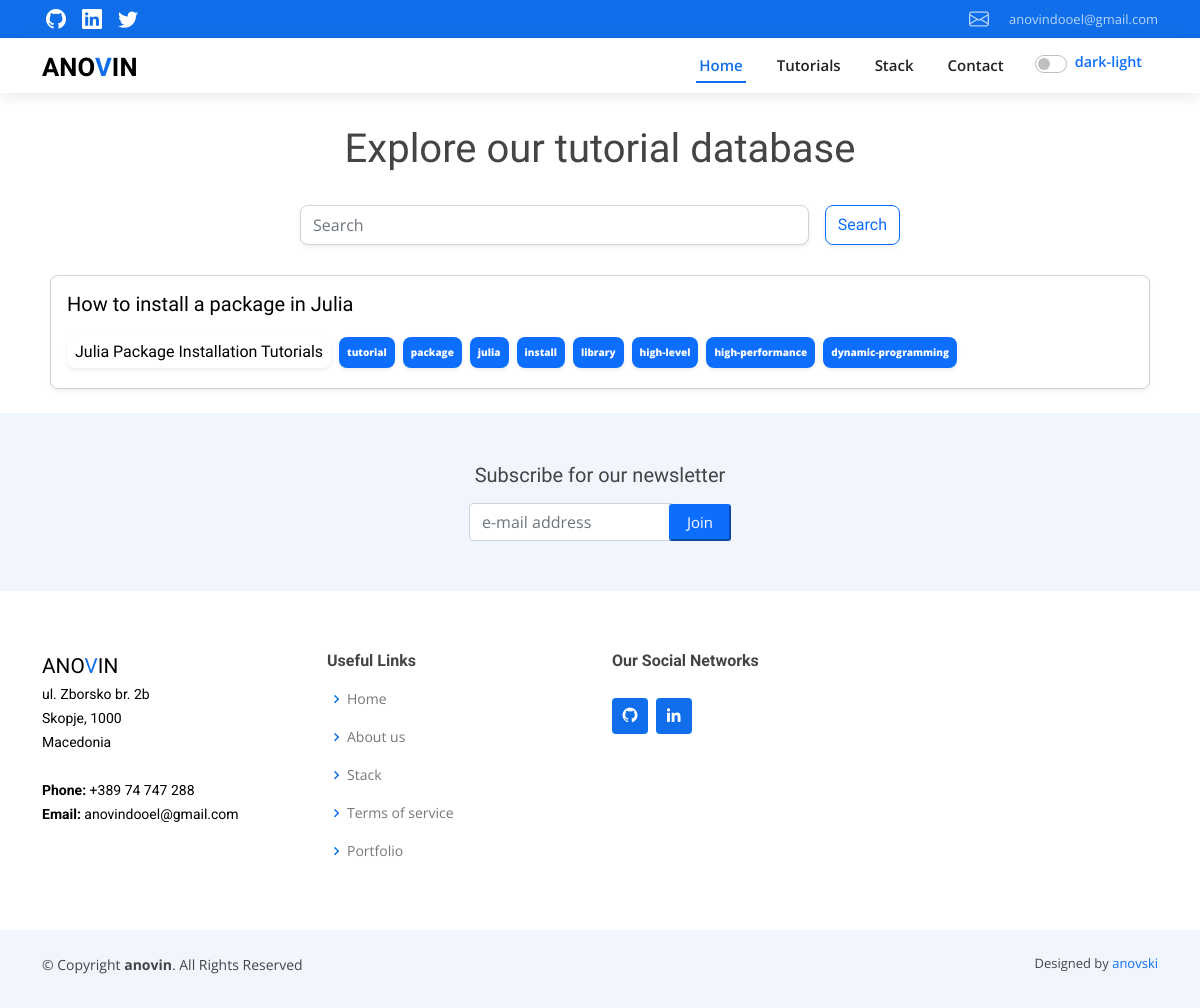
Page /category/julia-package-installation-tutorials/ on the committed database.
### web/models.py (models this page shows, shortened)
class Tutorial(models.Model):
    title = models.CharField(max_length=255)
    slug = models.CharField(max_length=225, null=True, blank=True)
    meta_description = models.TextField()
    introduction = models.TextField()
    steps = models.TextField()
    content = models.TextField()
    tags = models.ManyToManyField(Tag, blank=True)
    img = models.ImageField(upload_to='tutorials/images/', null=True, blank=True)
    category = models.ForeignKey(Category, on_delete=models.SET_NULL, null=True, blank=True)
    hashtags = models.CharField(max_length=300, null=True, blank=True)
    def get_absolute_url(self):
        return reverse('single_tutorial', kwargs={
            'slug': self.slug
        })

class Category(models.Model):
    name = models.CharField(max_length=250)
    slug = models.CharField(max_length=250)
    def __str__(self):
        return self.name
    def get_absolute_url(self):
        return reverse('single_category', kwargs={
            'slug': self.slug
        })

class Tag(models.Model):
    name = models.CharField(max_length=255)
    slug = models.CharField(max_length=255)

### web/views.py (the view)
# urls.py: path('category/<str:slug>/', views.single_category, name='single_category'),
def single_category(request, slug=None):
    if request.method == 'GET' and 'instant_search' in request.GET:
        tuts = Tutorial.objects.filter(title__contains=request.GET['instant_search'])
        return render(request, 'tutorials.html', context={'tuts': tuts})
    else:
        tuts = Tutorial.objects.filter(category__slug=slug)
        cat = Category.objects.filter(slug=slug)[0]
        return render(request, 'tutorials/single_category.html', context={'tuts': tuts, 'slug': slug, 'cat': cat})

### web/templates/tutorials/single_category.html (shortened to what this page needs)
<!DOCTYPE html>
{% load static %}
<html lang="en">
<head>
    {% include 'head.html' %}
<body>
{% include 'menu.html' %}
<div class="container">
    <div class="tag-cloud d-flex align-items-center justify-content-center flex-column w-100 h-auto p-2"
         style="border-radius:10px;">
        <h1 class="mt-4 mb-3" align="center">Explore our tutorial database</h1>
        <div class="w-100" style="margin-bottom:30px;">
            <form method="get" action="{% url 'tutorials' %}" class="d-flex  flex-column flex-md-row">
                <input id='instantSearch' type="text" class="form-control  w-100 shadow-sm  mt-3"
                       style="border-radius: 8px; height: 40px; "
                       placeholder="Search" name="instant_search">
                <button type="submit" class="btn mt-3 shadow-sm btn-outline-primary search-button float-end ms-md-3"
                        style="border-radius: 8px;">Search
                </button>
            </form>
        </div>
        {% for t in tuts %}
        <a href="{{t.get_absolute_url}}" class="text-white" style="text-decoration: none;">
            <div class=" shadow-sm d-flex align-items-center hover-bg p-3 mb-3"
                 style="color:black; border-radius: 8px; border: 1px solid #d2d2d2; background: white; cursor:pointer;">
                <div class="">
                    <h5 class="mb-3">{{ t.title }}</h5>
                    <div class="d-inline-flex flex-wrap align-items-center">
                        <span class="shadow-sm  p-1 pe-2 ps-2  me-2 mb-1 mt-1 cat-text "
                              style="border-radius: 8px; font-size: 16px; ">{{ t.category }}</span>
                        {% for tag in t.tags.all %}
                        <span class="shadow-sm p-2 bg-primary me-2 mb-1 mt-1"
                              style="border-radius: 8px; font-size: 10px; font-weight: 800; color:white;"> {{ tag.name }}</span>
                        {% endfor %}
                    </div>
                </div>
            </div>
        </a>
        {% endfor %}
    </div>
</div>
{% include 'tutorials/footer.html' %}
</body>
</html>

### web/static/assets/css/style.css (style rules this page uses)
body { font-family: "Open Sans", sans-serif; color: #444444; }
a { color: #106eea; text-decoration: none; }
h1, h2, h3, h4, h5, h6 { font-family: "Roboto", sans-serif; }

### web/templates/tutorials/single_category.html (style rules this page uses)
form { max-width: 600px; margin: 0 auto; }
input, textarea { width: 100%; padding: 0.5rem; font-size: 1rem; border: 1px solid #ccc; border-radius: 0.25rem; }
button[type="submit"] { margin-top: 1rem; }
a { width: 100%; }
h1, h5, .search-button { font-family: "Josefin Sans", sans-serif; }
.cat-text { font-family: "Josefin Sans", sans-serif; }

### rows in the picture
Tutorial: title "How to install a package in Julia", category "Julia Package Installation Tutorials"
Tag: name "tutorial"
Tag: name "package"
Tag: name "julia"
Tag: name "install"
Tag: name "library"
Tag: name "high-level"
Tag: name "high-performance"
Tag: name "dynamic-programming"
